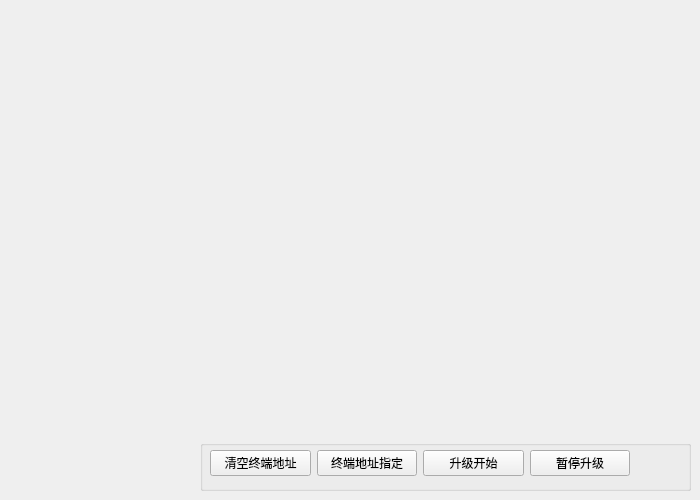
<?xml version="1.0" encoding="UTF-8"?>
<ui version="4.0">
 <class>UpgradeWidget</class>
 <widget class="QWidget" name="UpgradeWidget">
  <property name="geometry">
   <rect>
    <x>0</x>
    <y>0</y>
    <width>700</width>
    <height>500</height>
   </rect>
  </property>
  <property name="minimumSize">
   <size>
    <width>700</width>
    <height>500</height>
   </size>
  </property>
  <property name="baseSize">
   <size>
    <width>0</width>
    <height>0</height>
   </size>
  </property>
  <property name="windowTitle">
   <string>终端升级</string>
  </property>
  <property name="windowIcon">
   <iconset resource="TRES.qrc">
    <normaloff>:/new/prefix1/Tres/Gear.ico</normaloff>:/new/prefix1/Tres/Gear.ico</iconset>
  </property>
  <property name="autoFillBackground">
   <bool>true</bool>
  </property>
  <widget class="QGroupBox" name="groupBox">
   <property name="geometry">
    <rect>
     <x>200</x>
     <y>440</y>
     <width>491</width>
     <height>51</height>
    </rect>
   </property>
   <property name="title">
    <string/>
   </property>
   <widget class="QWidget" name="layoutWidget">
    <property name="geometry">
     <rect>
      <x>10</x>
      <y>10</y>
      <width>420</width>
      <height>27</height>
     </rect>
    </property>
    <layout class="QHBoxLayout" name="horizontalLayout">
     <item>
      <widget class="QPushButton" name="terAddrClrBttn">
       <property name="minimumSize">
        <size>
         <width>100</width>
         <height>25</height>
        </size>
       </property>
       <property name="text">
        <string>清空终端地址</string>
       </property>
      </widget>
     </item>
     <item>
      <widget class="QPushButton" name="terAddrABttn">
       <property name="minimumSize">
        <size>
         <width>100</width>
         <height>25</height>
        </size>
       </property>
       <property name="text">
        <string>终端地址指定</string>
       </property>
      </widget>
     </item>
     <item>
      <widget class="QPushButton" name="uStartBttn">
       <property name="minimumSize">
        <size>
         <width>100</width>
         <height>25</height>
        </size>
       </property>
       <property name="text">
        <string>升级开始</string>
       </property>
      </widget>
     </item>
     <item>
      <widget class="QPushButton" name="uPauseBttn">
       <property name="minimumSize">
        <size>
         <width>100</width>
         <height>25</height>
        </size>
       </property>
       <property name="text">
        <string>暂停升级</string>
       </property>
      </widget>
     </item>
    </layout>
   </widget>
  </widget>
 </widget>
 <resources>
  <include location="TRES.qrc"/>
 </resources>
 <connections/>
</ui>
